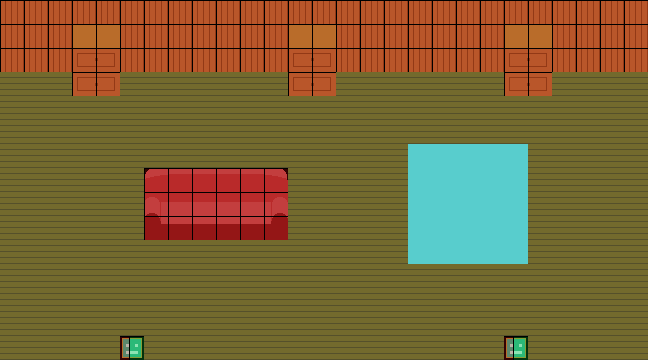

This game map was drawn from its Tiled (.tmx) file and the tilesets committed beside it. A one-line description and the trimmed map source follow:
An orthogonal 27x15 tile map with 24x24 px tiles, 4 tile layers (Tile Layer 1, blockage1, collectable, colorTiles), 1 hidden layer not drawn, 5 tilesets.

<map version="1.0" orientation="orthogonal" renderorder="right-down" width="27" height="15" tilewidth="24" tileheight="24" nextobjectid="80">
 <tileset firstgid="1" name="Tiles" tilewidth="24" tileheight="24" tilecount="1344">
  <image source="Tiles.png" width="1024" height="768" />
  <tile id="297">
   <properties>
    <property name="toColor" value="true" />
   </properties>
  </tile>
 </tileset>
 <tileset firstgid="1345" name="blockage1" tilewidth="24" tileheight="24" tilecount="2">
  <image source="meta_tiles.png" trans="ff00ff" width="67" height="34" />
  <terraintypes>
   <terrain name="New Terrain" tile="-1" />
  </terraintypes>
  <tile id="0">
   <properties>
    <property name="Blockage" value="true" />
   </properties>
  </tile>
  <tile id="1">
   <properties>
    <property name="Collectable" value="true" />
   </properties>
  </tile>
 </tileset>
 <tileset firstgid="1347" name="newTiles" tilewidth="24" tileheight="24" tilecount="64">
  <image source="walls.png" trans="ff00ff" width="192" height="192" />
 </tileset>
 <tileset firstgid="1411" name="floorTiles" tilewidth="24" tileheight="24" tilecount="42">
  <image source="Floor Tiles.png" trans="ff00ff" width="168" height="144" />
 </tileset>
 <tileset firstgid="1453" name="special" tilewidth="28" tileheight="48" tilecount="7">
  <tile id="0">
   <image width="24" height="48" source="door.png" />
  </tile>
  <tile id="1">
   <image width="24" height="24" source="bucket_b.png" />
  </tile>
  <tile id="2">
   <image width="24" height="24" source="bucket_o.png" />
  </tile>
  <tile id="3">
   <image width="24" height="24" source="bucket_r.png" />
  </tile>
  <tile id="4">
   <image width="24" height="24" source="bucket_y.png" />
  </tile>
  <tile id="5">
   <image width="28" height="29" source="tiny_sun_framed.png" />
  </tile>
  <tile id="6">
   <image width="24" height="24" source="paint_overlay_dry.png" />
  </tile>
 </tileset>
 <layer name="Tile Layer 1" width="27" height="15">
  <data>[405 cells, 405 non-empty, 18 distinct tile ids]</data>
 </layer>
 <layer name="CantMove" width="27" height="15" visible="0" opacity="0.97">
  <data>[405 cells, 108 non-empty, 1 distinct tile ids]</data>
 </layer>
 <layer name="blockage1" width="27" height="15">
  <data>[405 cells, 105 non-empty, 1 distinct tile ids]</data>
 </layer>
 <layer name="collectable" width="27" height="15">
  <data>[405 cells, 2 non-empty, 1 distinct tile ids]</data>
 </layer>
 <layer name="colorTiles" width="27" height="15">
  <data>[405 cells, 25 non-empty, 1 distinct tile ids]</data>
 </layer>
</map>
